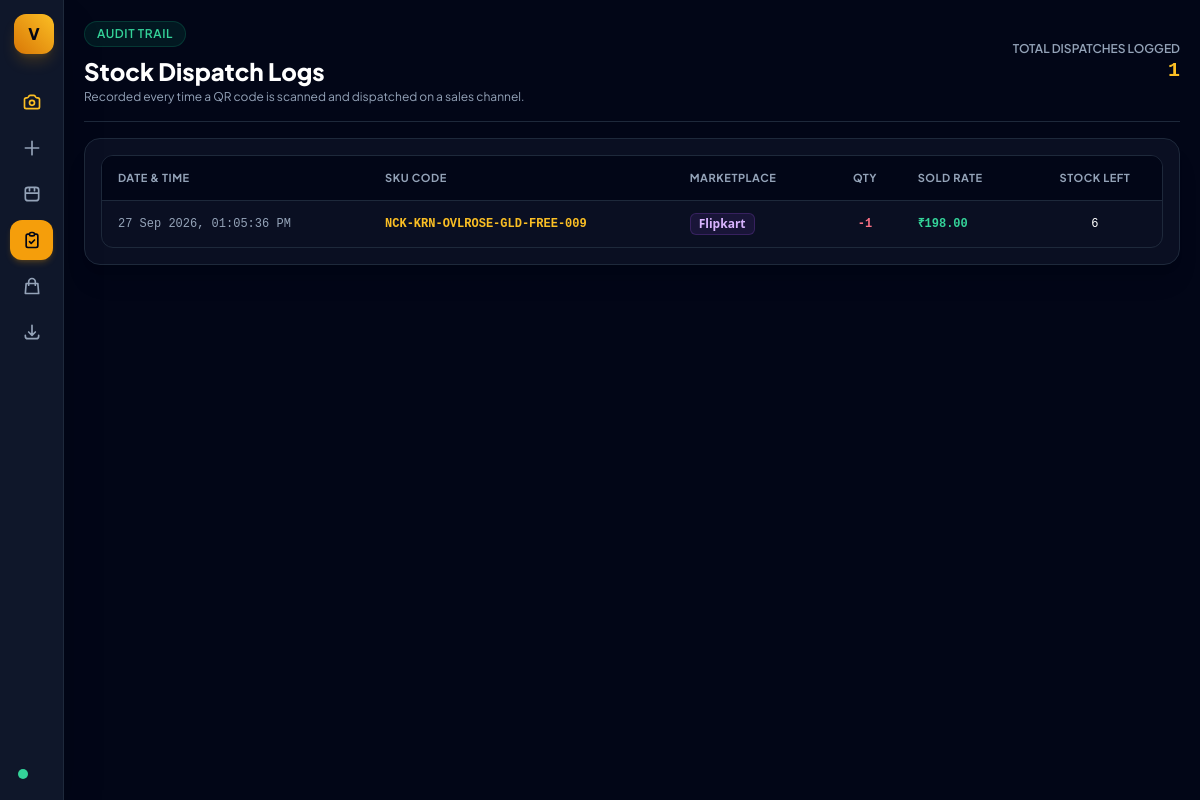
The page /dispatch-logs/ on the database as committed earlier.
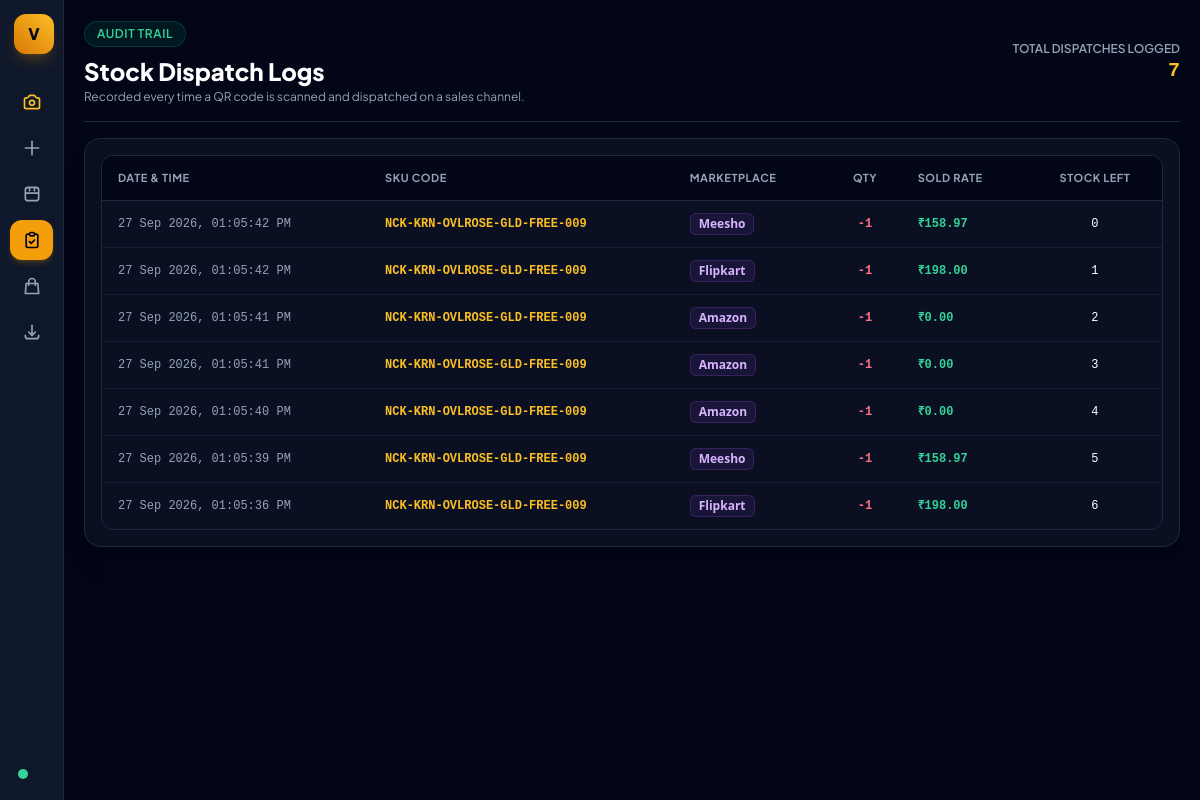
The same page on the database as committed later.
### sku_manager/models.py (models this page shows, shortened)
class DispatchLog(models.Model):
    sku = models.ForeignKey(JewelrySKU, on_delete=models.CASCADE, related_name='dispatch_logs')
    platform = models.ForeignKey(Platform, on_delete=models.SET_NULL, null=True, blank=True)
    platform_name = models.CharField(max_length=50) # In case platform gets deleted later
    quantity = models.PositiveIntegerField(default=1)
    sold_price = models.DecimalField(max_digits=10, decimal_places=2, default=0.00)
    stock_after = models.PositiveIntegerField(default=0)
    dispatched_at = models.DateTimeField(auto_now_add=True)
    class Meta:
        ordering = ['-dispatched_at']

class JewelrySKU(models.Model):
    CATEGORY_CHOICES = [
        ('BGL', 'BGL - Bangles / Kadas'),
        ('BRC', 'BRC - Bracelet'),
        ('NCK', 'NCK - Necklace / Choker'),
        ('EAR', 'EAR - Earrings'),
        ('SET', 'SET - Complete Set / Combo'),
        ('JHK', 'JHK - Jhumkas'),
        ('RNG', 'RNG - Rings'),
        ('PAY', 'PAY - Anklet / Payal'),
        ('TIK', 'TIK - Maang Tikka'),
    ]
    COLOR_CHOICES = [
        ('GLD', 'GLD - Golden'),
        ('RBYGRN', 'RBYGRN - Ruby & Emerald Green'),
        ('GRN', 'GRN - Emerald Green'),
        ('MRN', 'MRN - Maroon / Ruby'),
        ('ROSE', 'ROSE - Rose Gold'),
        ('SLV', 'SLV - Silver / Rhodium'),
        ('MTC', 'MTC - Multi-Color'),
        ('WHT', 'WHT - White / Pearl'),
        ('BLK', 'BLK - Black'),
        ('BLU', 'BLU - Royal Blue'),
        ('PNK', 'PNK - Baby Pink'),
    ]
    category = models.CharField(max_length=10, choices=CATEGORY_CHOICES, default='BGL')
    style = models.CharField(max_length=20, default='ADC')
    name = models.CharField(max_length=50, default='LOVE')
    color = models.CharField(max_length=20, choices=COLOR_CHOICES, default='GLD')
    size = models.CharField(max_length=20, default='2.4')
    number = models.CharField(max_length=10, default='001')
    sku = models.CharField(max_length=100, unique=True, editable=False)
    is_listed = models.BooleanField(default=False)
    image = models.ImageField(upload_to='products/', null=True, blank=True)
    stock = models.PositiveIntegerField(default=0)
    purchase_price = models.DecimalField(max_digits=10, decimal_places=2, default=0.00)
    selling_price = models.DecimalField(max_digits=10, decimal_places=2, default=0.00)
    created_at = models.DateTimeField(auto_now_add=True)
    updated_at = models.DateTimeField(auto_now=True)
    class Meta:
        ordering = ['-created_at']

### sku_manager/views.py (the view)
# urls.py: path('dispatch-logs/', views.dispatch_logs, name='dispatch_logs'),
def dispatch_logs(request):
    logs = DispatchLog.objects.select_related('sku').all()
    paginator = Paginator(logs, 20)
    page = request.GET.get('page')
    page_logs = paginator.get_page(page)
    return render(request, 'sku_manager/dispatch_logs.html', {
        'logs': page_logs,
        'total_dispatches': logs.count(),
        'active_page': 'dispatch_logs',
    })

### templates/sku_manager/dispatch_logs.html (shortened to what this page needs)
{% extends "sku_manager/base.html" %}
{% block content %}
<header class="flex flex-col sm:flex-row sm:items-center justify-between border-b border-slate-800 pb-4 gap-4">
  <div>
    <div class="inline-flex items-center gap-2 px-3 py-1 rounded-full bg-emerald-500/10 text-emerald-400 border border-emerald-500/20 text-xs font-semibold uppercase tracking-wider mb-2">
      Audit Trail
    </div>
    <h1 class="text-2xl font-extrabold text-white">Stock Dispatch Logs</h1>
    <p class="text-slate-400 text-xs mt-0.5">Recorded every time a QR code is scanned and dispatched on a sales channel.</p>
  </div>
  <div class="text-right">
    <div class="text-xs text-slate-400 uppercase font-semibold">Total Dispatches Logged</div>
    <div class="text-xl font-black font-mono text-amber-400">{{ total_dispatches }}</div>
  </div>
</header>
<div class="bg-slate-900/60 border border-slate-800 rounded-2xl p-4 shadow-xl">
  <div class="overflow-x-auto rounded-xl border border-slate-800">
    <table class="w-full text-left text-sm text-slate-300">
      <thead class="bg-slate-950 text-[11px] uppercase tracking-wider text-slate-400 border-b border-slate-800">
        <tr>
          <th class="py-3 px-4">Date & Time</th>
          <th class="py-3 px-4">SKU Code</th>
          <th class="py-3 px-4">Marketplace</th>
          <th class="py-3 px-4 text-center">Qty</th>
          <th class="py-3 px-4">Sold Rate</th>
          <th class="py-3 px-4 text-center">Stock Left</th>
        </tr>
      </thead>
      <tbody class="divide-y divide-slate-800/60 font-mono text-xs">
        {% for log in logs %}
          <tr class="hover:bg-slate-800/30 transition">
            <td class="py-3 px-4 text-slate-400">{{ log.dispatched_at|date:"d M Y, h:i:s A" }}</td>
            <td class="py-3 px-4 font-bold text-amber-400">{{ log.sku.sku }}</td>
            <td class="py-3 px-4 font-sans font-semibold text-white">
              <span class="inline-flex items-center gap-1.5 px-2 py-0.5 rounded-md bg-purple-500/10 border border-purple-500/20 text-purple-300 text-xs">
                {{ log.platform_name }}
              </span>
            </td>
            <td class="py-3 px-4 text-center text-rose-400 font-bold">-{{ log.quantity }}</td>
            <td class="py-3 px-4 text-emerald-400 font-bold">₹{{ log.sold_price }}</td>
            <td class="py-3 px-4 text-center text-white">{{ log.stock_after }}</td>
          </tr>
        {% empty %}
          <tr>
            <td colspan="6" class="text-center py-10 text-slate-500 text-xs">
              No sales dispatches logged yet. Scan any SKU tag to register your first sale!
            </td>
          </tr>
        {% endfor %}
      </tbody>
    </table>
  </div>
</div>
{% endblock %}

### templates/sku_manager/base.html (shortened to what this page needs)
<!DOCTYPE html>
<html lang="en">
<head>
  <script src="https://cdn.tailwindcss.com"></script>
</head>
<body class="bg-slate-950 text-slate-100 min-h-screen flex antialiased">
  <aside class="group fixed left-0 top-0 z-40 h-screen w-16 hover:w-60 transition-all duration-300 ease-in-out bg-slate-900 border-r border-slate-800 flex flex-col justify-between p-2.5 shadow-2xl overflow-hidden">
    <div class="space-y-6">
      <div class="flex items-center gap-3 px-1 py-1">
        <div class="w-10 h-10 min-w-[40px] rounded-xl bg-gradient-to-tr from-amber-600 to-amber-400 flex items-center justify-center text-slate-950 font-black shadow-lg shadow-amber-500/20">
          V
        </div>
      </div>
      <nav class="space-y-1.5">
        <a href="{% url 'sku_scanner' %}" title="Open Camera Scanner"
          class="flex items-center gap-3.5 px-3 py-2.5 rounded-xl transition {% if active_page == 'scanner' %}bg-amber-500 text-slate-950 font-bold shadow-md shadow-amber-500/20{% else %}text-amber-400 hover:bg-slate-800 hover:text-white{% endif %}">
        </a>
        <a href="{% url 'sku_generate' %}" title="SKU Generator"
          class="flex items-center gap-3.5 px-3 py-2.5 rounded-xl transition {% if active_page == 'generator' %}bg-amber-500 text-slate-950 font-bold shadow-md shadow-amber-500/20{% else %}text-slate-400 hover:bg-slate-800 hover:text-white{% endif %}">
          <svg class="w-5 h-5 min-w-[20px]" fill="none" stroke="currentColor" viewBox="0 0 24 24"><path stroke-linecap="round" stroke-linejoin="round" stroke-width="2" d="M12 4v16m8-8H4"></path></svg>
        </a>
        <a href="{% url 'sku_inventory' %}" title="Inventory Catalog"
          class="flex items-center gap-3.5 px-3 py-2.5 rounded-xl transition {% if active_page == 'inventory' %}bg-amber-500 text-slate-950 font-bold shadow-md shadow-amber-500/20{% else %}text-slate-400 hover:bg-slate-800 hover:text-white{% endif %}">
          <svg class="w-5 h-5 min-w-[20px]" fill="none" stroke="currentColor" viewBox="0 0 24 24"><path stroke-linecap="round" stroke-linejoin="round" stroke-width="2" d="M4 7v10c0 2 1.5 3 3.5 3h9c2 0 3.5-1 3.5-3V7c0-2-1.5-3-3.5-3h-9C5.5 4 4 5 4 7zm0 4h16M9 4v4m6-4v4"></path></svg>
        </a>
        <a href="{% url 'dispatch_logs' %}" title="Dispatch Logs"
          class="flex items-center gap-3.5 px-3 py-2.5 rounded-xl transition {% if active_page == 'dispatch_logs' %}bg-amber-500 text-slate-950 font-bold shadow-md shadow-amber-500/20{% else %}text-slate-400 hover:bg-slate-800 hover:text-white{% endif %}">
          <svg class="w-5 h-5 min-w-[20px]" fill="none" stroke="currentColor" viewBox="0 0 24 24"><path stroke-linecap="round" stroke-linejoin="round" stroke-width="2" d="M9 5H7a2 2 0 00-2 2v12a2 2 0 002 2h10a2 2 0 002-2V7a2 2 0 00-2-2h-2M9 5a2 2 0 002 2h2a2 2 0 002-2M9 5a2 2 0 012-2h2a2 2 0 012 2m-6 9l2 2 4-4"></path></svg>
        </a>
        <a href="{% url 'platform_manager' %}" title="Marketplace Channels"
          class="flex items-center gap-3.5 px-3 py-2.5 rounded-xl transition {% if active_page == 'platforms' %}bg-amber-500 text-slate-950 font-bold shadow-md shadow-amber-500/20{% else %}text-slate-400 hover:bg-slate-800 hover:text-white{% endif %}">
          <svg class="w-5 h-5 min-w-[20px]" fill="none" stroke="currentColor" viewBox="0 0 24 24"><path stroke-linecap="round" stroke-linejoin="round" stroke-width="2" d="M16 11V7a4 4 0 00-8 0v4M5 9h14l1 12H4L5 9z"></path></svg>
        </a>
        <a href="{% url 'sku_export_csv' %}" title="Export CSV"
          class="flex items-center gap-3.5 px-3 py-2.5 rounded-xl transition text-slate-400 hover:bg-slate-800 hover:text-white">
          <svg class="w-5 h-5 min-w-[20px]" fill="none" stroke="currentColor" viewBox="0 0 24 24"><path stroke-linecap="round" stroke-linejoin="round" stroke-width="2" d="M4 16v1a3 3 0 003 3h10a3 3 0 003-3v-1m-4-4l-4 4m0 0l-4-4m4 4V4"></path></svg>
        </a>
      </nav>
    </div>
    <div class="px-2 py-2 flex items-center gap-3 text-slate-500">
      <span class="w-2.5 h-2.5 min-w-[10px] rounded-full bg-emerald-400 animate-pulse"></span>
    </div>
  </aside>
  <main class="flex-1 ml-16 p-4 sm:p-5 min-h-screen bg-slate-950 transition-all duration-300">
    <div class="w-full space-y-4">
      {% block content %}{% endblock %}
    </div>
  </main>
</body>
</html>

### templates/sku_manager/base.html (style rules this page uses)
body { font-family: 'Plus Jakarta Sans', sans-serif; }

Rows that differ between the two databases and show on the page:
added DispatchLog: dispatched_at "27 Sep 2026, 01:05:42 PM", sku.sku "NCK-KRN-OVLROSE-GLD-FREE-009", platform_name "Meesho", quantity "1", sold_price "158.97", stock_after "0"
added DispatchLog: dispatched_at "27 Sep 2026, 01:05:42 PM", sku.sku "NCK-KRN-OVLROSE-GLD-FREE-009", platform_name "Flipkart", quantity "1", sold_price "198.00", stock_after "1"
added DispatchLog: dispatched_at "27 Sep 2026, 01:05:41 PM", sku.sku "NCK-KRN-OVLROSE-GLD-FREE-009", platform_name "Amazon", quantity "1", sold_price "0.00", stock_after "2"
added DispatchLog: dispatched_at "27 Sep 2026, 01:05:41 PM", sku.sku "NCK-KRN-OVLROSE-GLD-FREE-009", platform_name "Amazon", quantity "1", sold_price "0.00", stock_after "3"
added DispatchLog: dispatched_at "27 Sep 2026, 01:05:40 PM", sku.sku "NCK-KRN-OVLROSE-GLD-FREE-009", platform_name "Amazon", quantity "1", sold_price "0.00", stock_after "4"
added DispatchLog: dispatched_at "27 Sep 2026, 01:05:39 PM", sku.sku "NCK-KRN-OVLROSE-GLD-FREE-009", platform_name "Meesho", quantity "1", sold_price "158.97", stock_after "5"
Other text that changed with them:
{{ total_dispatches }}: "1" → "7"
